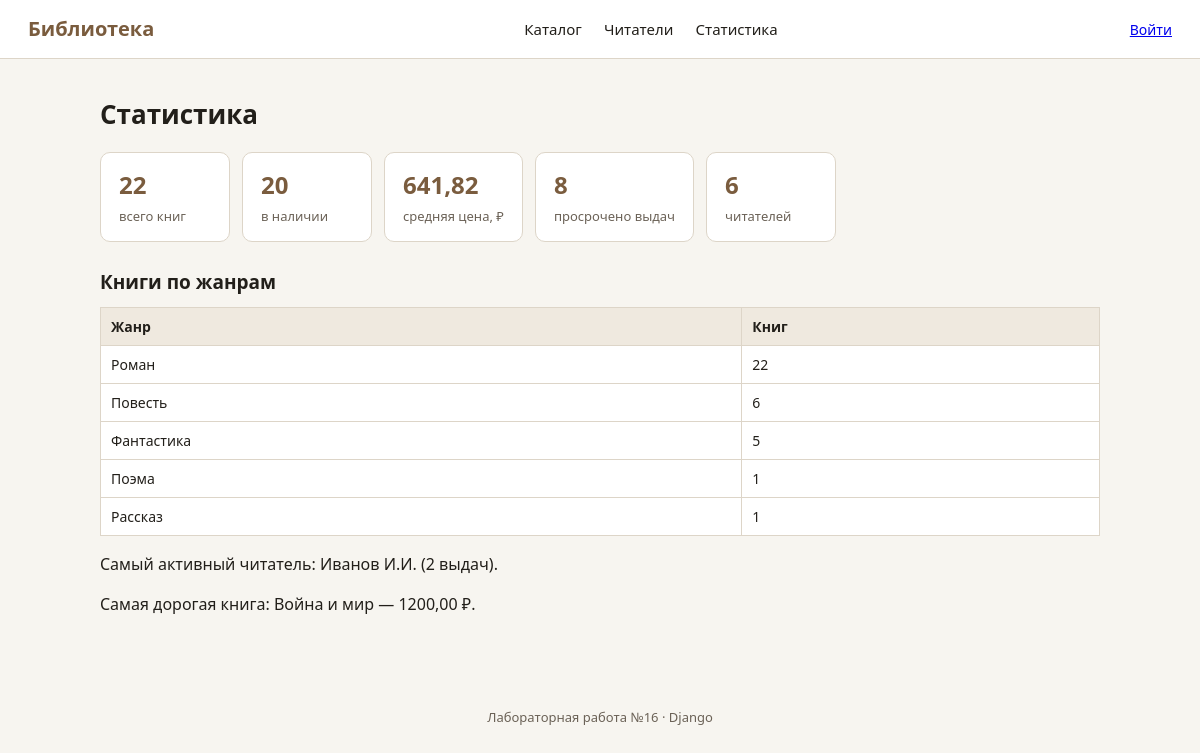
Page /statistics/ on the committed database.
### library/models.py (models this page shows, shortened)
class Genre(models.Model):
    name = models.CharField("название", max_length=60, unique=True)
    class Meta:
        ordering = ["name"]
        verbose_name = "Жанр"
        verbose_name_plural = "Жанры"

class Reader(models.Model):
    full_name = models.CharField("ФИО", max_length=120)
    email = models.EmailField("e-mail", unique=True)
    phone = models.CharField("телефон", max_length=30, blank=True)
    registered_at = models.DateField("дата регистрации", default=date.today)
    class Meta:
        ordering = ["full_name"]
        verbose_name = "Читатель"
        verbose_name_plural = "Читатели"

class Book(models.Model):
    title = models.CharField("название", max_length=200, db_index=True)
    author = models.ForeignKey(
        Author,
        verbose_name="автор",
        on_delete=models.CASCADE,
        related_name="books",
    )
    genres = models.ManyToManyField(Genre, verbose_name="жанры", related_name="books", blank=True)
    year = models.PositiveIntegerField(
        "год издания",
        validators=[MinValueValidator(1400), MaxValueValidator(2100)],
    )
    isbn = models.CharField("ISBN", max_length=13, unique=True)
    price = models.DecimalField(
        "цена",
        max_digits=10,
        decimal_places=2,
        validators=[MinValueValidator(0)],
        default=0,
    )
    copies_total = models.PositiveIntegerField("всего экземпляров", default=1)
    copies_available = models.PositiveIntegerField("доступно", default=1)
    description = models.TextField("описание", blank=True)
    class Meta:
        ordering = ["title"]
        verbose_name = "Книга"
        verbose_name_plural = "Книги"
        constraints = [
            models.CheckConstraint(
                condition=models.Q(year__gte=1400, year__lte=2100),
                name="ck_book_year",
            ),
            models.CheckConstraint(
                condition=models.Q(copies_available__lte=models.F("copies_total")),
                name="ck_book_copies",
            ),
        ]

### library/views.py (the view)
# urls.py: path("statistics/", views.statistics, name="statistics"),
def statistics(request):
    context = {
        "total_books": Book.objects.count(),
        "avg_price": Book.objects.aggregate(value=Avg("price"))["value"] or 0,
        "available_books": Book.objects.filter(copies_available__gt=0).count(),
        "overdue_loans": Loan.objects.filter(
            return_date__isnull=True, due_date__lt=date.today()
        ).count(),
        "readers_count": Reader.objects.count(),
        "by_genre": Genre.objects.annotate(books_count=Count("books")).order_by("-books_count"),
        "top_reader": Reader.objects.annotate(loans_count=Count("loans")).order_by("-loans_count").first(),
        "expensive": Book.objects.order_by("-price").first(),
    }
    return render(request, "library/statistics.html", context)

### templates/library/statistics.html (shortened to what this page needs)
{% extends "base.html" %}
{% block content %}
<h1>Статистика</h1>
<div class="cards">
    <div class="card"><span class="card__value">{{ total_books }}</span><span class="card__label">всего книг</span></div>
    <div class="card"><span class="card__value">{{ available_books }}</span><span class="card__label">в наличии</span></div>
    <div class="card"><span class="card__value">{{ avg_price|floatformat:2 }}</span><span class="card__label">средняя цена, ₽</span></div>
    <div class="card"><span class="card__value">{{ overdue_loans }}</span><span class="card__label">просрочено выдач</span></div>
    <div class="card"><span class="card__value">{{ readers_count }}</span><span class="card__label">читателей</span></div>
</div>
<h2>Книги по жанрам</h2>
<table class="table">
    <thead><tr><th>Жанр</th><th>Книг</th></tr></thead>
    <tbody>
    {% for genre in by_genre %}
        <tr><td>{{ genre.name }}</td><td>{{ genre.books_count }}</td></tr>
    {% endfor %}
    </tbody>
</table>
{% if top_reader %}<p>Самый активный читатель: {{ top_reader.full_name }} ({{ top_reader.loans_count }} выдач).</p>{% endif %}
{% if expensive %}<p>Самая дорогая книга: {{ expensive.title }} — {{ expensive.price }} ₽.</p>{% endif %}
{% endblock %}

### static/css/style.css (style rules this page uses)
:root { --bg: #f7f5f0; --ink: #221f1a; --accent: #7a5c3e; --border: #ddd5c8; --card: #ffffff; }
* { box-sizing: border-box; }
body { margin: 0; background: var(--bg); color: var(--ink); font-family: "Segoe UI", "PT Sans", sans-serif; line-height: 1.5; }
h1 { font-size: 26px; margin: 8px 0 18px; }
h2 { font-size: 19px; margin: 26px 0 10px; }
.cards { display: flex; flex-wrap: wrap; gap: 12px; }
.card { background: var(--card); border: 1px solid var(--border); border-radius: 10px; padding: 14px 18px; min-width: 130px; }
.card__value { display: block; font-size: 24px; font-weight: 600; color: var(--accent); }
.card__label { font-size: 13px; color: #6b6257; }
.table { width: 100%; border-collapse: collapse; background: var(--card); }
.table th, .table td { border: 1px solid var(--border); padding: 8px 10px; text-align: left; font-size: 14px; }
.table th { background: #efe9df; }

### rows in the picture
Genre: name "Роман", books_count "22"
Genre: name "Повесть", books_count "6"
Genre: name "Фантастика", books_count "5"
Genre: name "Поэма", books_count "1"
Genre: name "Рассказ", books_count "1"
Reader: full_name "Иванов И.И.", loans_count "2"
Book: title "Война и мир", price "1200,00"

### other values in the picture
{{ total_books }} "22"
{{ available_books }} "20"
{{ avg_price|floatformat:2 }} "641,82"
{{ overdue_loans }} "8"
{{ readers_count }} "6"
